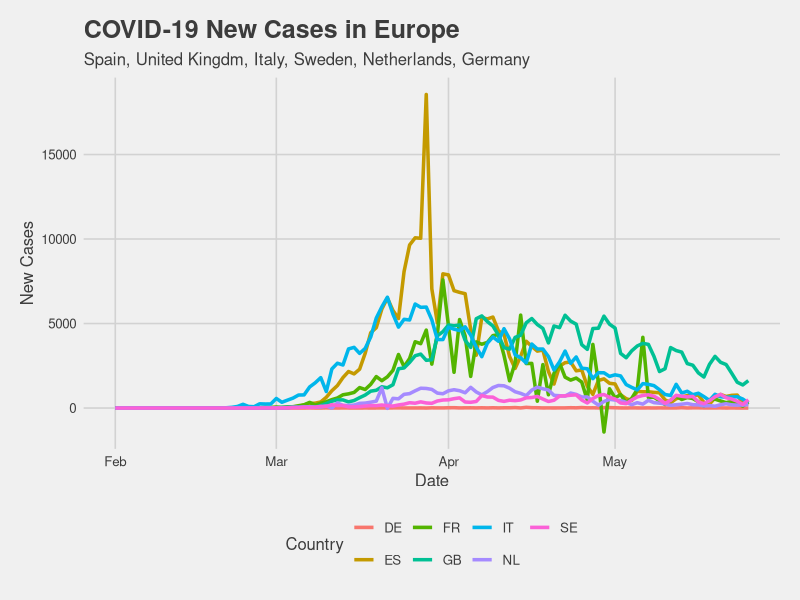

R code for this plot:
library(ggplot2)
library(dplyr)
library(ggthemes)

#customColors = c("#003f5c", "#374c80", "#7a5195", "#bc5090", "#ef5675", "#ff764a", "#ffa600")

epidemiology <- read.csv("./epidemiology_EU.csv")

epidemiology$DateS <- as.Date(epidemiology$date, "%m/%d/%Y")

epidemiology %>%
  ggplot(aes(x = DateS, y = new_confirmed, color= key)) +
  geom_line(size = 1.2, alpha = 1.8) +
  labs(title = "COVID-19 New Cases in Europe",
       subtitle = "Spain, United Kingdm, Italy, Sweden, Netherlands, Germany",
       x = "Date",
       y = "New Cases",
       color = "Country") + 
  theme_fivethirtyeight() +
  #scale_color_manual(values = customColors)+
  theme(axis.title = element_text())
  